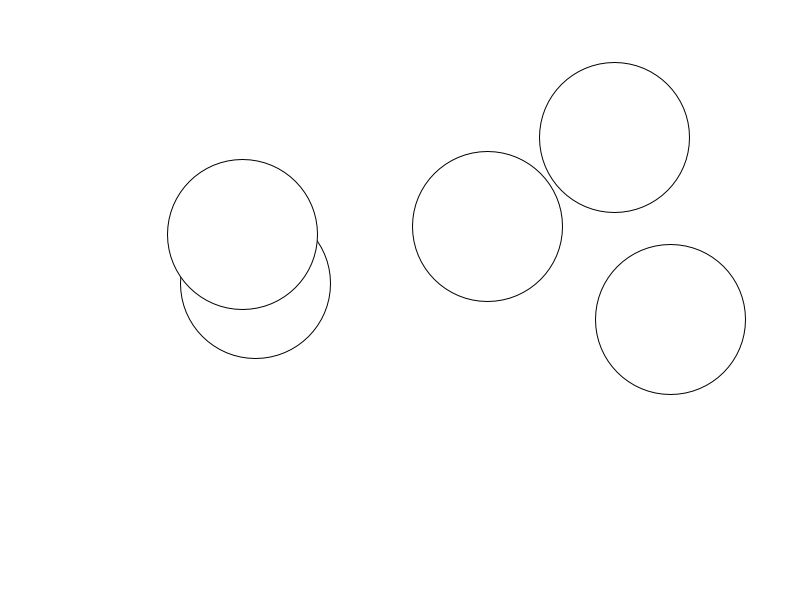
Frame 1 (no input)
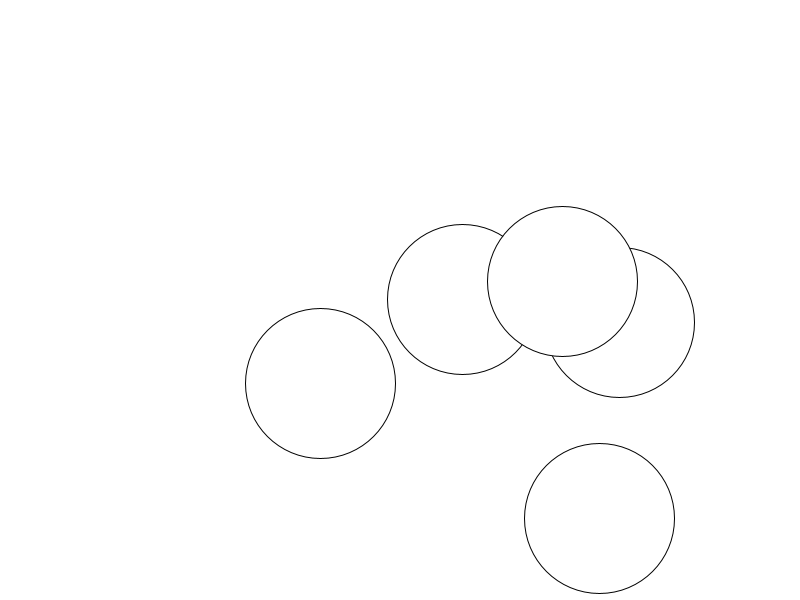
Frame 60 (the mouse pressed at the canvas centre just before this capture)
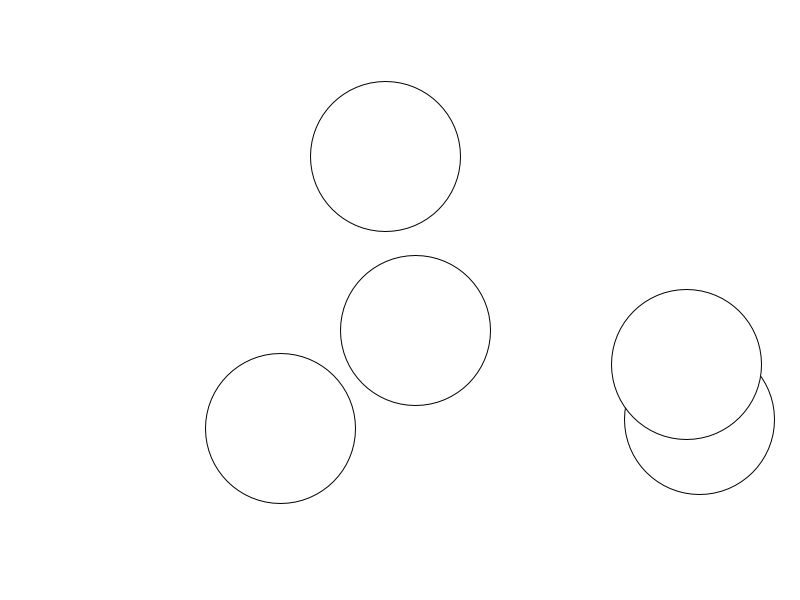
Frame 120 (the mouse held since frame 60 and released just before this capture)

The Processing sketch that drew these frames (run headless with seeded random() and noise(); from frame 60 on, the mouse is pressed at the canvas centre):

// Processing sketch: bouncingBall_var2
// ── bouncingBall_var2.pde
//float posX, posY;
float[] posXs = new float[5];
float[] posYs = new float[5];
float[] velYs = new float[5];
float[] velXs = new float[5];
float[] cVelYs = new float[5];
float[] cVelXs = new float[5];
//float velX, velY, cVelX, cVelY;

float radius = 75;

void setup() {
  size(800, 600);

  for(int i = 0; i < posXs.length; i++) {
    posXs[i] = random(100, 700);
  }
  
  for(int i = 0; i < posYs.length; i++) {
    posYs[i] = random(100, 500);
  }

  for(int i = 0; i < velXs.length; i++) {
    velXs[i] = random(1, 7);
  }
  for(int i = 0; i < velYs.length; i++) {
    velYs[i] = random(1, 7);
  }
  //posX = 400;
  //posY = 300;

  //velX = 2.3;
  //velY = 3.6;
  
  
}

void draw() {
  background(255);

  for (int i = 0; i < posXs.length; i++) {
    circle(posXs[i], posYs[i], radius*2);

    //this is for the vertical
    if (posYs[i]+radius >= height || posYs[i]-radius <= 0) {
      velYs[i] = velYs[i] * -1;
    }
    //this is for the horisontal
    if (posXs[i]+radius >= width || posXs[i]-radius <= 0) {
      velXs[i] = velXs[i] * -1;
    }

    posXs[i] = posXs[i]+velXs[i];
    posYs[i] = posYs[i]+velYs[i];
  }



  //println(posX);
}

void keyReleased() {
  if (key == 's') {
    for (int i = 0; i < posXs.length; i++) {
      cVelXs[i] = velXs[i];
      cVelYs[i] = velYs[i];
      velXs[i] = 0;
      velYs[i] = 0;
    }
  } else if (key == 'r') {
    for (int i = 0; i < posXs.length; i++) {
      velXs[i] = cVelXs[i];
      velYs[i] = cVelYs[i];
    }
  }
}
